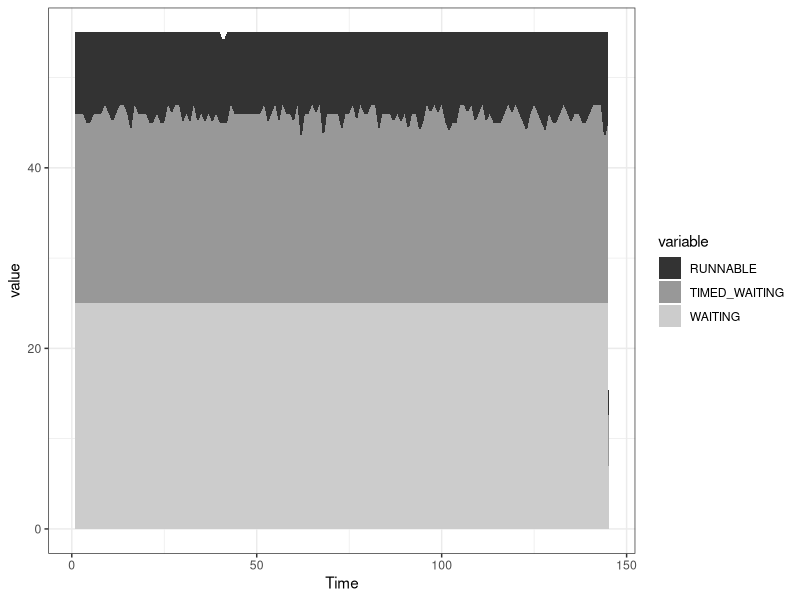

Here is the R script that generated this plot:
# ---- dump-plot ----
library("ggplot2")
library("reshape2")

# read results
dump <- read.csv(file="csv/dump.csv",sep=",")
dump$TIMED_WAITING <- dump$TIMED_WAITING_monitor + dump$TIMED_WAITING_parking + dump$TIMED_WAITING_sleeping
dump$TIMED_WAITING_monitor <- NULL
dump$TIMED_WAITING_parking <- NULL
dump$TIMED_WAITING_sleeping <- NULL
dump$WAITING <- dump$WAITING_parking
dump$WAITING_parking <- NULL
dump$Time<-seq.int(nrow(dump))
b <- melt(dump, id.vars="Time")
k <- ggplot(b, aes(group=variable,y=value,x=Time,fill=variable)) + theme_bw() + scale_fill_grey()
k + geom_area()
